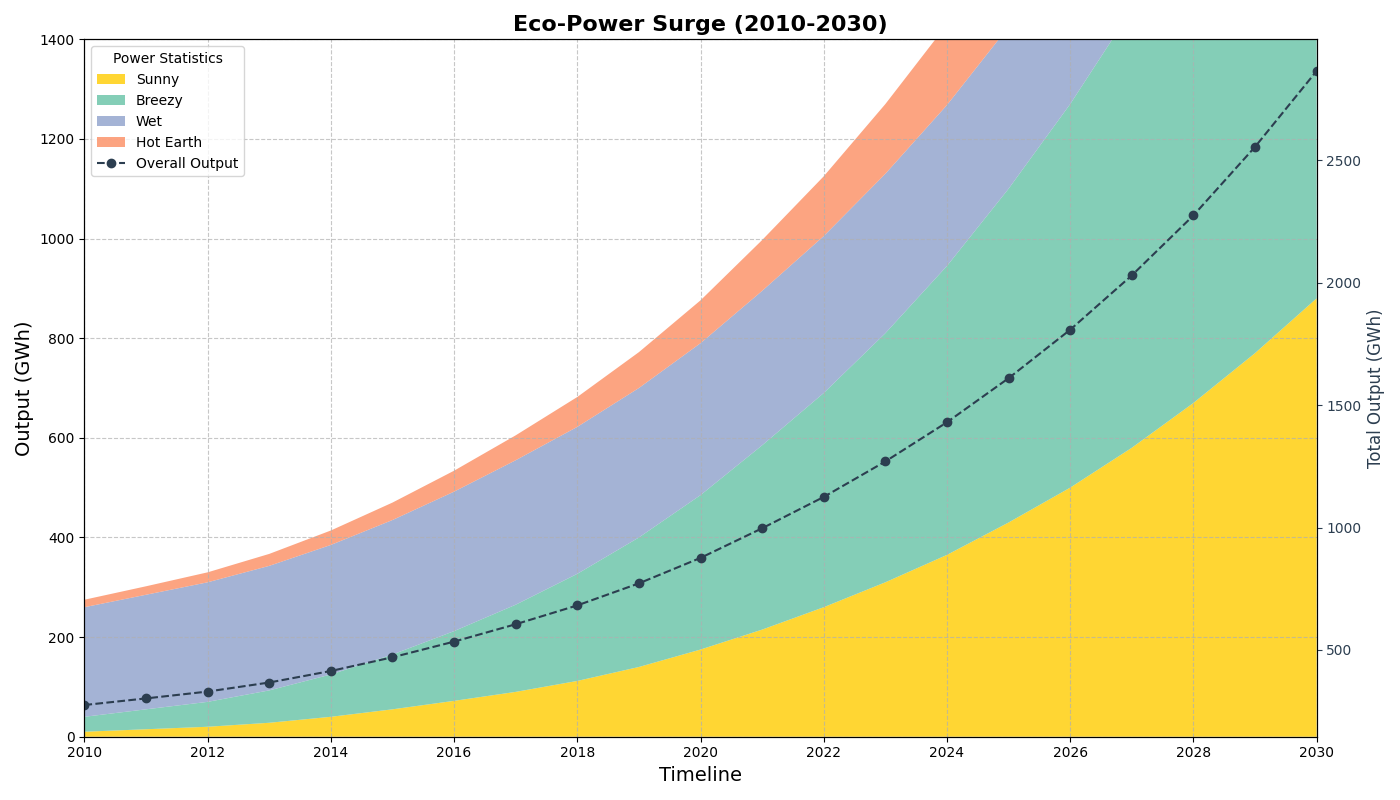

Python code for this plot:
import matplotlib.pyplot as plt
import numpy as np

# Define the years
years = np.arange(2010, 2031)

# Data representing GWh production for each renewable energy source over the years
solar_energy = [10, 15, 20, 28, 40, 55, 72, 90, 112, 140, 175, 215, 260, 310, 365, 430, 500, 580, 670, 770, 880]
wind_energy = [30, 40, 50, 65, 85, 110, 140, 175, 215, 260, 310, 370, 430, 500, 580, 670, 770, 880, 1000, 1140, 1300]
hydro_energy = [220, 230, 240, 250, 260, 270, 280, 290, 295, 300, 305, 310, 315, 320, 323, 325, 328, 330, 335, 340, 345]
geothermal_energy = [15, 17, 20, 24, 29, 35, 42, 50, 60, 72, 86, 102, 120, 140, 162, 185, 210, 240, 270, 305, 340]

# Stack the data for area plotting
data = np.array([solar_energy, wind_energy, hydro_energy, geothermal_energy])

# Create the stacked area chart
fig, ax = plt.subplots(figsize=(14, 8))
ax.stackplot(years, data, labels=['Sunny', 'Breezy', 'Wet', 'Hot Earth'],
             colors=['#ffcc00', '#66c2a5', '#8da0cb', '#fc8d62'], alpha=0.8)

# Title and axis labels
ax.set_title('Eco-Power Surge (2010-2030)', fontsize=16, fontweight='bold')
ax.set_xlabel('Timeline', fontsize=14)
ax.set_ylabel('Output (GWh)', fontsize=14)

# Add legend
ax.legend(title='Source of Power', loc='upper left', fontsize=12)

# Configure x and y ticks
ax.set_xticks(np.arange(2010, 2031, 2))
ax.set_yticks(np.arange(0, 1401, 200))
ax.set_xlim(2010, 2030)
ax.set_ylim(0, 1400)

# Add gridlines for better readability
ax.grid(True, linestyle='--', alpha=0.7)

# Add a secondary line plot indicating the total renewable energy production
total_production = np.sum(data, axis=0)
ax2 = ax.twinx()
ax2.plot(years, total_production, 'o--', color='#2c3e50', label='Overall Output')
ax2.set_ylabel('Total Output (GWh)', fontsize=12, color='#2c3e50')
ax2.tick_params(axis='y', colors='#2c3e50')

# Consolidate legends
lines, labels = ax.get_legend_handles_labels()
lines2, labels2 = ax2.get_legend_handles_labels()
ax.legend(lines + lines2, labels + labels2, loc='upper left', title='Power Statistics')

# Enhance layout to avoid overlapping elements
plt.tight_layout()

# Show plot
plt.show()
